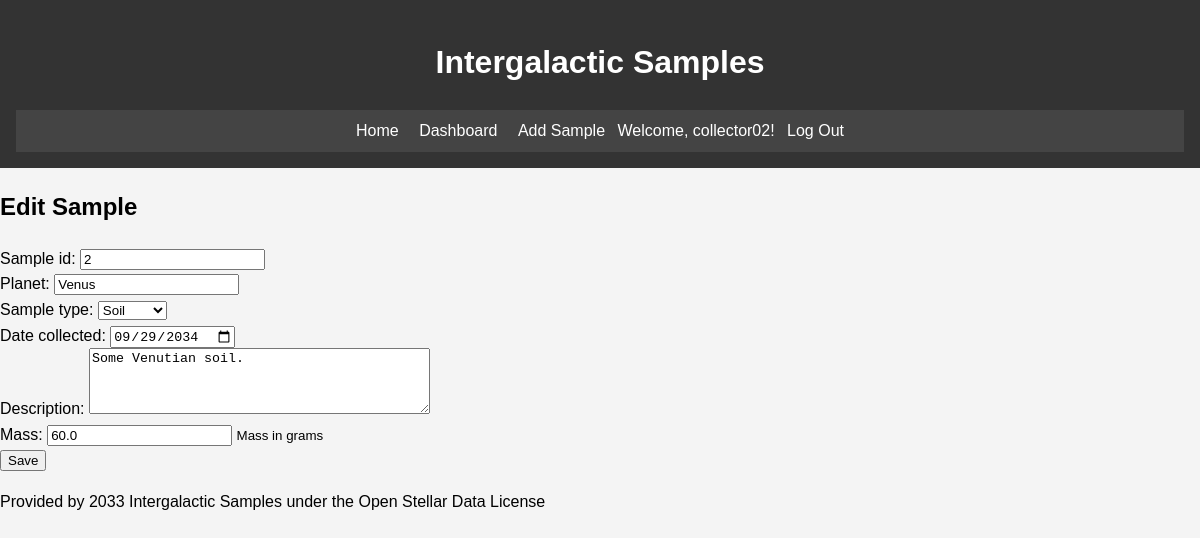
/sample/2/edit/ (signed in), run on the app's committed database.
### samples/models.py (models this page shows, shortened)
class Sample(models.Model):
    SAMPLE_TYPES = [
        ('ROCK', 'Rock'),
        ('SOIL', 'Soil'),
        ('LIQUID', 'Liquid'),
        ('GAS', 'Gas'),
        ('ICE', 'Ice'),
        ('ORGANIC', 'Organic'),
    ]
    sample_id = models.IntegerField(unique=True, primary_key=True)
    planet = models.CharField(max_length=100)
    sample_type = models.CharField(max_length=20, choices=SAMPLE_TYPES)
    date_collected = models.DateField()
    description = models.TextField()
    mass = models.FloatField(help_text="Mass in grams")
    collector = models.ForeignKey(User, on_delete=models.CASCADE)
    class Meta:
        ordering = ['-date_collected']

### samples/views.py (the view)
# urls.py: path('sample/<int:pk>/edit/', views.sample_update, name='sample_update'),
@login_required
def sample_update(request, pk):
    sample = get_object_or_404(Sample, pk=pk)
    if request.method == 'POST':
        form = SampleForm(request.POST, instance=sample)
        if form.is_valid():
            form.save()
            messages.success(request, 'Sample updated successfully!')
            return redirect('sample_detail', pk=sample.pk)
    else:
        form = SampleForm(instance=sample)
    return render(request, 'samples/sample_form.html', {'form': form})

### samples/forms.py (shortened to what this page needs)
class SampleForm(forms.ModelForm):
    class Meta:
        model = Sample
        fields = ['sample_id', 'planet', 'sample_type', 'date_collected', 'description', 'mass']
        widgets = {
            'date_collected': forms.DateInput(attrs={'type': 'date'}),
            'description': forms.Textarea(attrs={'rows': 4}),
        }

### samples/templates/samples/sample_form.html (shortened to what this page needs)
{% extends 'samples/base.html' %}
{% block content %}
    <h2>{% if form.instance.pk %}Edit Sample{% else %}Add New Sample{% endif %}</h2>
    <form method="post">
        {% for field in form %}
            <div class="form-group">
                {{ field.label_tag }}
                {{ field }}
                {% if field.help_text %}
                    <small class="form-text text-muted">{{ field.help_text }}</small>
                {% endif %}
            </div>
        {% endfor %}
        <button type="submit" class="btn btn-primary">Save</button>
    </form>
{% endblock %}

### samples/templates/samples/base.html (shortened to what this page needs)
{% load static %}
<!DOCTYPE html>
<html lang="en">
    <head>
        <link rel="stylesheet" href="{% static 'samples/css/style.css' %}">
    </head>
<body>
    <header>
        <h1>Intergalactic Samples</h1>
        <nav>
            <a href="{% url 'sample_list' %}">Home</a>
            {% if user.is_authenticated %}
                <a href="{% url 'user_dashboard' %}">Dashboard</a>
                <a href="{% url 'sample_create' %}">Add Sample</a>
                <span>Welcome, {{ user.username }}!</span>
                <a href="{% url 'logout' %}">Log Out</a>
            {% else %}
                <a href="{% url 'login' %}">Log In</a>
                <a href="{% url 'register' %}">Register</a>
            {% endif %}
        </nav>
    </header>
    <main>
        {% block content %}
        {% endblock %}
    </main>
    <footer>
        <p>Provided by 2033 Intergalactic Samples under the Open Stellar Data License</p>
    </footer>
</body>
</html>

### samples/static/samples/css/style.css (style rules this page uses)
body { font-family: Arial, sans-serif; line-height: 1.6; margin: 0; padding: 0; background-color: #f4f4f4; }
header { background-color: #333; color: #fff; text-align: center; padding: 1rem; }
nav { background-color: #444; padding: 0.5rem; }
nav a { color: #fff; text-decoration: none; padding: 0.5rem; }

### data on the page
Sample: form "2" "Venus" "Soil" "09/29/2034" "Some Venutian soil." "60.0"

### other printed values
{{ user.username }} "collector02"
{{ field.label_tag }} "Sample id:" "Planet:" "Sample type:" "Date collected:" "Description:" "Mass:"
{{ field.help_text }} "Mass in grams"
